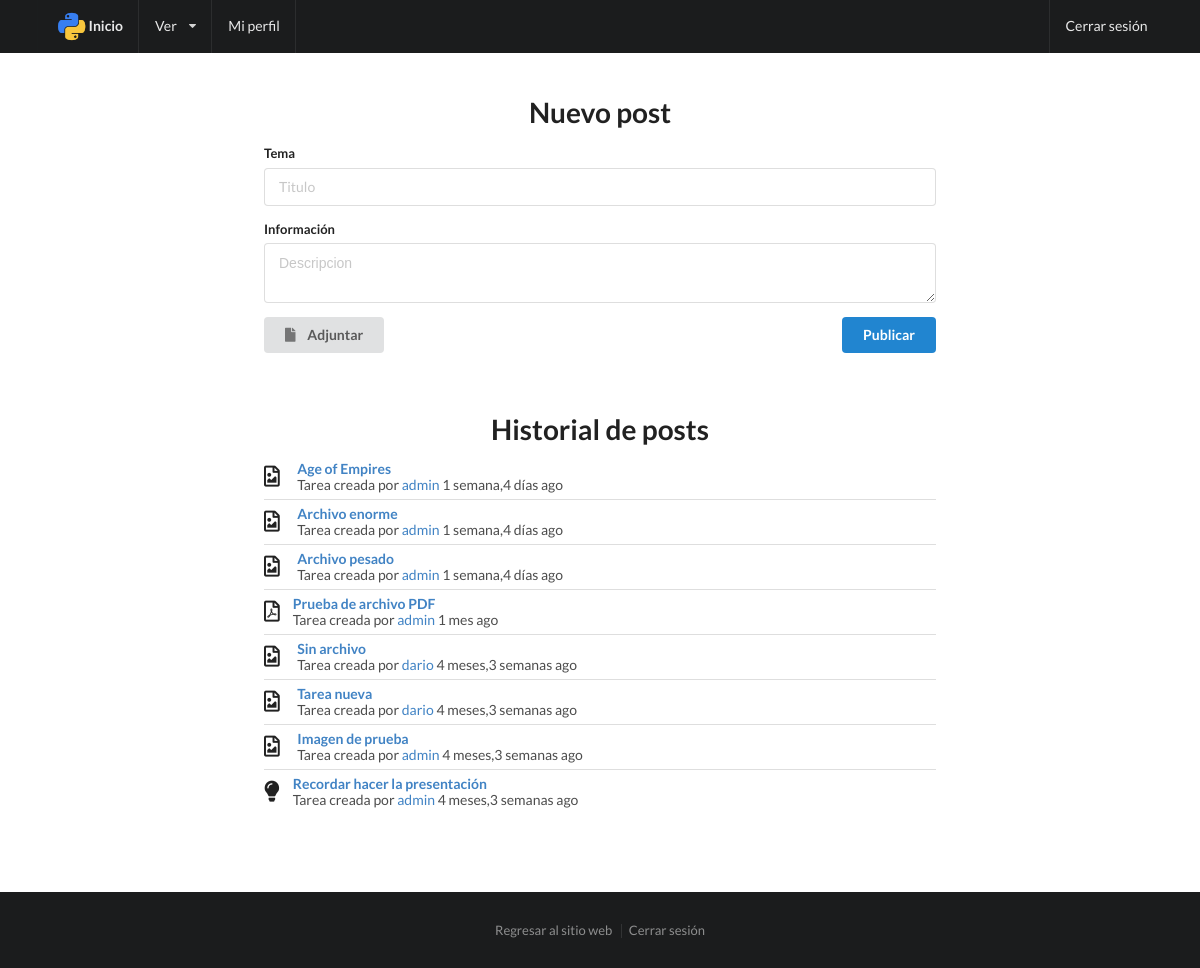
Screenshot of /portal/tareas/ (signed in) with the database file from the repository.
### emmang/models.py (models this page shows, shortened)
class Tarea(models.Model):
    creador = models.ForeignKey('emmang.Empleado', related_name='tareas')
    tema = models.CharField(max_length=100)
    texto = models.TextField()
    fecha = models.DateTimeField()
    archivo = models.FileField(upload_to='docs/', null=True, blank=True)
    class Meta:
        verbose_name = "Tarea"
        verbose_name_plural = "Tareas"

class Empleado(models.Model):
    usuario = models.OneToOneField(User, on_delete=models.CASCADE)
    puesto = models.CharField(max_length=75)
    descripcion = models.TextField(null=True, blank=True)
    imagen = models.ImageField(null=True, blank=True, upload_to='img/')
    class Meta:
        verbose_name = "Empleado"
        verbose_name_plural = "Empleados"
    def __str__(self):
        return str(self.usuario)

### emmang/views.py (the view)
# urls.py: url(r'^portal/tareas/$', views.tareas, name='tareas'),
@login_required
def tareas(request):
    if request.method == 'POST':
        form = TareaForm(request.POST, request.FILES)
        if form.is_valid():
            tarea = form.save(commit=False)
            tarea.creador = request.user.empleado
            tarea.fecha = timezone.now()
            tarea.save()
            message = tarea.tema
    else:
        form = TareaForm()
        message = False
    tareas = Tarea.objects.all().order_by('-fecha')
    return render(request, 'emmang/tareas.html', {'form':form,'message':message,'tareas':tareas})

### emmang/forms.py
class TareaForm(forms.ModelForm):
    tema = forms.CharField()
    texto = forms.CharField(widget=forms.Textarea)
    archivo = forms.FileField(required=False)
    class Meta:
        model = Tarea
        fields = ['tema','texto','archivo']

### emmang/templates/emmang/tareas.html (shortened to what this page needs)
{% extends 'emmang/base.html' %}
{% load staticfiles %}
{% load humanize %}
{% block content %}
{% include 'emmang/navbar.html' %}
<div class="ui main text container contenido-portal">
  <div class="ui basic segment">
    <h1 class="ui center aligned header">Nuevo post</h1>
    <form class="ui form" action="" method="post" enctype="multipart/form-data">
      <div class="field">
        <label>Tema</label>
        <input type="text" name="tema" placeholder="Titulo" required="">
      </div>
      <div class="field">
        <label>Información</label>
        <textarea rows="2" name="texto" placeholder="Descripcion" required=""></textarea>
      </div>
      <div class="ui left floated button" id="divUpload">
          <i class="file icon"></i> <span id="file-name">Adjuntar</span>
      </div>
      <button type="submit" class="ui primary right floated button">Publicar</button>
    </form>
  </div>
  <div class="ui basic separated segment">
    <h1 class="ui center aligned header">Historial de posts</h1>
    <div class="ui relaxed divided list">
      {% for tarea in tareas %}
      <div class="item">
          {% if tarea.archivo %}
            {% if '.pdf' in tarea.archivo.name %}
                <i class="large file pdf outline middle aligned icon"></i>
            {% elif '.word' in tarea.archivo.name %}
                <i class="large file word outline middle aligned icon"></i>
            {% elif '.txt' in tarea.archivo.name %}
                <i class="large file text outline middle aligned icon"></i>
            {% else %}
                <i class="large file image outline middle aligned icon"></i>
            {% endif %}
          {% else %}
            <i class="large idea middle aligned icon"></i>
          {% endif %}
        <div class="content">
          <a class="header" href="{% url 'emmang:tarea' pk=tarea.pk %}">{{tarea.tema}}</a>
          <div class="description">Tarea creada por <a href="{% url 'emmang:perfil' pk=tarea.creador.pk %}">{{tarea.creador}}</a> {{tarea.fecha|naturaltime|lower}}</div>
        </div>
      </div>
      {% endfor %}
    </div>
  </div>
</div>
{% include 'emmang/footer.html' %}
{% endblock content %}

### emmang/static/css/sass_emmang.css (style rules this page uses)
body { height:auto }
.contenido-portal { margin-top:6rem;min-height:70vh }
.ui.separated.segment,.ui.separated.comments { margin-top:5rem }

### rows the page displays
Tarea: tema "Age of Empires", creador "admin", fecha "1 semana,4 días ago"
Tarea: tema "Archivo enorme", creador "admin", fecha "1 semana,4 días ago"
Tarea: tema "Archivo pesado", creador "admin", fecha "1 semana,4 días ago"
Tarea: tema "Prueba de archivo PDF", creador "admin", fecha "1 mes ago"
Tarea: tema "Sin archivo", creador "dario", fecha "4 meses,3 semanas ago"
Tarea: tema "Tarea nueva", creador "dario", fecha "4 meses,3 semanas ago"
Tarea: tema "Imagen de prueba", creador "admin", fecha "4 meses,3 semanas ago"
Tarea: tema "Recordar hacer la presentación", creador "admin", fecha "4 meses,3 semanas ago"
